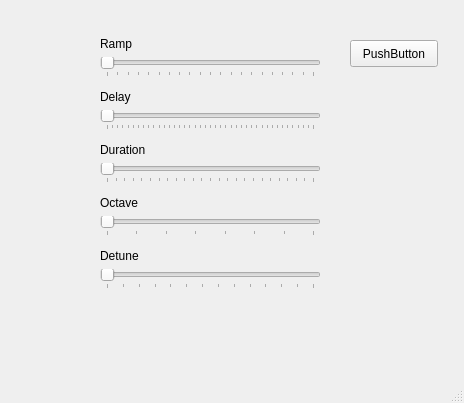
<?xml version="1.0" encoding="UTF-8"?>
<ui version="4.0">
 <class>MainWindow</class>
 <widget class="QMainWindow" name="MainWindow">
  <property name="geometry">
   <rect>
    <x>0</x>
    <y>0</y>
    <width>464</width>
    <height>403</height>
   </rect>
  </property>
  <property name="windowTitle">
   <string>MainWindow</string>
  </property>
  <widget class="QWidget" name="centralwidget">
   <widget class="QPushButton" name="pushButton">
    <property name="geometry">
     <rect>
      <x>350</x>
      <y>40</y>
      <width>88</width>
      <height>27</height>
     </rect>
    </property>
    <property name="text">
     <string>PushButton</string>
    </property>
   </widget>
   <widget class="QWidget" name="">
    <property name="geometry">
     <rect>
      <x>100</x>
      <y>30</y>
      <width>221</width>
      <height>271</height>
     </rect>
    </property>
    <layout class="QVBoxLayout" name="verticalLayout_6">
     <item>
      <layout class="QVBoxLayout" name="verticalLayout_4">
       <item>
        <widget class="QLabel" name="rampLabel">
         <property name="sizePolicy">
          <sizepolicy hsizetype="Preferred" vsizetype="Fixed">
           <horstretch>0</horstretch>
           <verstretch>0</verstretch>
          </sizepolicy>
         </property>
         <property name="text">
          <string>Ramp</string>
         </property>
        </widget>
       </item>
       <item>
        <widget class="QSlider" name="rampSlider">
         <property name="maximum">
          <number>200</number>
         </property>
         <property name="orientation">
          <enum>Qt::Horizontal</enum>
         </property>
         <property name="tickPosition">
          <enum>QSlider::TicksBelow</enum>
         </property>
         <property name="tickInterval">
          <number>10</number>
         </property>
        </widget>
       </item>
      </layout>
     </item>
     <item>
      <layout class="QVBoxLayout" name="verticalLayout_5">
       <item>
        <widget class="QLabel" name="delayLabel">
         <property name="sizePolicy">
          <sizepolicy hsizetype="Preferred" vsizetype="Fixed">
           <horstretch>0</horstretch>
           <verstretch>0</verstretch>
          </sizepolicy>
         </property>
         <property name="text">
          <string>Delay</string>
         </property>
        </widget>
       </item>
       <item>
        <widget class="QSlider" name="delaySlider">
         <property name="minimum">
          <number>0</number>
         </property>
         <property name="maximum">
          <number>4000</number>
         </property>
         <property name="singleStep">
          <number>50</number>
         </property>
         <property name="pageStep">
          <number>100</number>
         </property>
         <property name="value">
          <number>0</number>
         </property>
         <property name="orientation">
          <enum>Qt::Horizontal</enum>
         </property>
         <property name="tickPosition">
          <enum>QSlider::TicksBelow</enum>
         </property>
         <property name="tickInterval">
          <number>100</number>
         </property>
        </widget>
       </item>
      </layout>
     </item>
     <item>
      <layout class="QVBoxLayout" name="verticalLayout">
       <item>
        <widget class="QLabel" name="durationLabel">
         <property name="sizePolicy">
          <sizepolicy hsizetype="Preferred" vsizetype="Fixed">
           <horstretch>0</horstretch>
           <verstretch>0</verstretch>
          </sizepolicy>
         </property>
         <property name="text">
          <string>Duration</string>
         </property>
        </widget>
       </item>
       <item>
        <widget class="QSlider" name="durationScale">
         <property name="minimum">
          <number>20</number>
         </property>
         <property name="maximum">
          <number>500</number>
         </property>
         <property name="singleStep">
          <number>20</number>
         </property>
         <property name="pageStep">
          <number>100</number>
         </property>
         <property name="orientation">
          <enum>Qt::Horizontal</enum>
         </property>
         <property name="tickPosition">
          <enum>QSlider::TicksBelow</enum>
         </property>
         <property name="tickInterval">
          <number>20</number>
         </property>
        </widget>
       </item>
      </layout>
     </item>
     <item>
      <layout class="QVBoxLayout" name="verticalLayout_3">
       <item>
        <widget class="QLabel" name="octaveLabel">
         <property name="sizePolicy">
          <sizepolicy hsizetype="Preferred" vsizetype="Fixed">
           <horstretch>0</horstretch>
           <verstretch>0</verstretch>
          </sizepolicy>
         </property>
         <property name="text">
          <string>Octave</string>
         </property>
        </widget>
       </item>
       <item>
        <widget class="QSlider" name="octaveSlider">
         <property name="minimum">
          <number>110</number>
         </property>
         <property name="maximum">
          <number>880</number>
         </property>
         <property name="singleStep">
          <number>110</number>
         </property>
         <property name="pageStep">
          <number>110</number>
         </property>
         <property name="orientation">
          <enum>Qt::Horizontal</enum>
         </property>
         <property name="tickPosition">
          <enum>QSlider::TicksBelow</enum>
         </property>
         <property name="tickInterval">
          <number>110</number>
         </property>
        </widget>
       </item>
      </layout>
     </item>
     <item>
      <layout class="QVBoxLayout" name="verticalLayout_2">
       <item>
        <widget class="QLabel" name="detuneScale">
         <property name="sizePolicy">
          <sizepolicy hsizetype="Preferred" vsizetype="Fixed">
           <horstretch>0</horstretch>
           <verstretch>0</verstretch>
          </sizepolicy>
         </property>
         <property name="text">
          <string>Detune</string>
         </property>
        </widget>
       </item>
       <item>
        <widget class="QSlider" name="detuneSlider">
         <property name="maximum">
          <number>130</number>
         </property>
         <property name="singleStep">
          <number>20</number>
         </property>
         <property name="pageStep">
          <number>50</number>
         </property>
         <property name="orientation">
          <enum>Qt::Horizontal</enum>
         </property>
         <property name="tickPosition">
          <enum>QSlider::TicksBelow</enum>
         </property>
         <property name="tickInterval">
          <number>10</number>
         </property>
        </widget>
       </item>
      </layout>
     </item>
    </layout>
   </widget>
  </widget>
  <widget class="QMenuBar" name="menubar">
   <property name="geometry">
    <rect>
     <x>0</x>
     <y>0</y>
     <width>464</width>
     <height>24</height>
    </rect>
   </property>
  </widget>
  <widget class="QStatusBar" name="statusbar"/>
 </widget>
 <resources/>
 <connections/>
</ui>
